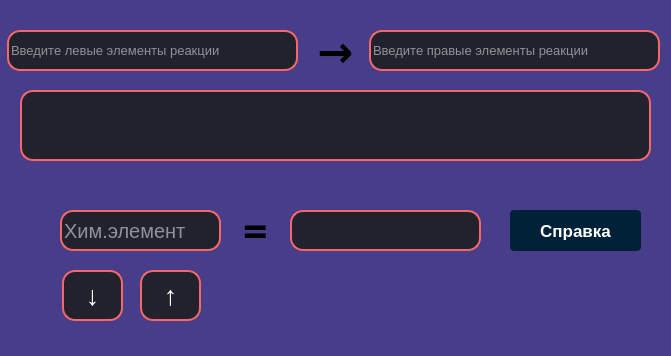
<?xml version="1.0" encoding="UTF-8"?>
<ui version="4.0">
 <class>MainWindow</class>
 <widget class="QMainWindow" name="MainWindow">
  <property name="geometry">
   <rect>
    <x>0</x>
    <y>0</y>
    <width>671</width>
    <height>356</height>
   </rect>
  </property>
  <property name="font">
   <font>
    <pointsize>7</pointsize>
    <underline>false</underline>
   </font>
  </property>
  <property name="windowTitle">
   <string>MainWindow</string>
  </property>
  <property name="styleSheet">
   <string notr="true">background-color: #483D8B;</string>
  </property>
  <widget class="QWidget" name="centralwidget">
   <widget class="QLineEdit" name="left">
    <property name="geometry">
     <rect>
      <x>7</x>
      <y>30</y>
      <width>291</width>
      <height>41</height>
     </rect>
    </property>
    <property name="font">
     <font>
      <pointsize>10</pointsize>
      <underline>false</underline>
     </font>
    </property>
    <property name="styleSheet">
     <string notr="true">background-color: #22222e;
color:white;
border: 2px solid #f66867;
border-radius: 13

</string>
    </property>
    <property name="placeholderText">
     <string>Введите левые элементы реакции</string>
    </property>
   </widget>
   <widget class="QLineEdit" name="right">
    <property name="geometry">
     <rect>
      <x>369</x>
      <y>30</y>
      <width>291</width>
      <height>41</height>
     </rect>
    </property>
    <property name="font">
     <font>
      <pointsize>10</pointsize>
      <weight>50</weight>
      <italic>false</italic>
      <bold>false</bold>
      <underline>false</underline>
      <strikeout>false</strikeout>
      <kerning>true</kerning>
     </font>
    </property>
    <property name="cursor">
     <cursorShape>IBeamCursor</cursorShape>
    </property>
    <property name="styleSheet">
     <string notr="true">background-color: #22222e;
color:white;
border: 2px solid #f66867;
border-radius: 13

</string>
    </property>
    <property name="placeholderText">
     <string>Введите правые элементы реакции</string>
    </property>
   </widget>
   <widget class="QLabel" name="answ1">
    <property name="geometry">
     <rect>
      <x>20</x>
      <y>90</y>
      <width>631</width>
      <height>71</height>
     </rect>
    </property>
    <property name="font">
     <font>
      <pointsize>16</pointsize>
      <underline>false</underline>
     </font>
    </property>
    <property name="styleSheet">
     <string notr="true">background-color: #22222e;
color:white;
border: 2px solid #f66867;
border-radius: 13
</string>
    </property>
    <property name="text">
     <string/>
    </property>
    <property name="alignment">
     <set>Qt::AlignHCenter|Qt::AlignTop</set>
    </property>
   </widget>
   <widget class="QPushButton" name="equalizer">
    <property name="geometry">
     <rect>
      <x>310</x>
      <y>30</y>
      <width>51</width>
      <height>41</height>
     </rect>
    </property>
    <property name="font">
     <font>
      <family>Rockwell</family>
      <pointsize>32</pointsize>
      <weight>75</weight>
      <bold>true</bold>
      <underline>false</underline>
      <stylestrategy>PreferDefault</stylestrategy>
      <kerning>true</kerning>
     </font>
    </property>
    <property name="contextMenuPolicy">
     <enum>Qt::DefaultContextMenu</enum>
    </property>
    <property name="styleSheet">
     <string notr="true">QPushButton{
 border 2px;
 border-radius: 12;
 color: black;
}
QPushButton:hover{
  background-color: #ff7370;
}</string>
    </property>
    <property name="text">
     <string>→</string>
    </property>
    <property name="iconSize">
     <size>
      <width>30</width>
      <height>30</height>
     </size>
    </property>
   </widget>
   <widget class="QLineEdit" name="chemel">
    <property name="geometry">
     <rect>
      <x>60</x>
      <y>210</y>
      <width>161</width>
      <height>41</height>
     </rect>
    </property>
    <property name="font">
     <font>
      <pointsize>15</pointsize>
      <underline>false</underline>
     </font>
    </property>
    <property name="styleSheet">
     <string notr="true">background-color: #22222e;
color:white;
border: 2px solid #f66867;
border-radius: 13

</string>
    </property>
    <property name="placeholderText">
     <string>Хим.элемент</string>
    </property>
   </widget>
   <widget class="QPushButton" name="mass">
    <property name="geometry">
     <rect>
      <x>230</x>
      <y>210</y>
      <width>51</width>
      <height>41</height>
     </rect>
    </property>
    <property name="font">
     <font>
      <family>Rockwell</family>
      <pointsize>32</pointsize>
      <weight>75</weight>
      <bold>true</bold>
      <underline>false</underline>
      <stylestrategy>PreferDefault</stylestrategy>
      <kerning>true</kerning>
     </font>
    </property>
    <property name="contextMenuPolicy">
     <enum>Qt::DefaultContextMenu</enum>
    </property>
    <property name="styleSheet">
     <string notr="true">QPushButton{
 border 2px;
 border-radius: 12;
 color: black;
}
QPushButton:hover{
  background-color: #ff7370;
}</string>
    </property>
    <property name="text">
     <string>=</string>
    </property>
    <property name="iconSize">
     <size>
      <width>30</width>
      <height>30</height>
     </size>
    </property>
   </widget>
   <widget class="QLabel" name="answ2">
    <property name="geometry">
     <rect>
      <x>290</x>
      <y>210</y>
      <width>191</width>
      <height>41</height>
     </rect>
    </property>
    <property name="font">
     <font>
      <pointsize>15</pointsize>
      <underline>false</underline>
     </font>
    </property>
    <property name="styleSheet">
     <string notr="true">background-color: #22222e;
color:white;
border: 2px solid #f66867;
border-radius: 13

</string>
    </property>
    <property name="text">
     <string/>
    </property>
   </widget>
   <widget class="QPushButton" name="help">
    <property name="geometry">
     <rect>
      <x>510</x>
      <y>210</y>
      <width>131</width>
      <height>41</height>
     </rect>
    </property>
    <property name="font">
     <font>
      <pointsize>13</pointsize>
      <weight>75</weight>
      <bold>true</bold>
      <underline>false</underline>
     </font>
    </property>
    <property name="cursor">
     <cursorShape>WhatsThisCursor</cursorShape>
    </property>
    <property name="styleSheet">
     <string notr="true">QPushButton {
 background-color: #002137;
 color: White;
 border-radius: 4px;
 }
QPushButton:hover {
 background-color:rgb(31,101,163) ; 
}</string>
    </property>
    <property name="text">
     <string>Справка</string>
    </property>
   </widget>
   <widget class="QPushButton" name="previous">
    <property name="geometry">
     <rect>
      <x>62</x>
      <y>270</y>
      <width>61</width>
      <height>51</height>
     </rect>
    </property>
    <property name="font">
     <font>
      <pointsize>20</pointsize>
     </font>
    </property>
    <property name="styleSheet">
     <string notr="true">background-color: #22222e;
color:white;
border: 2px solid #f66867;
border-radius: 13

</string>
    </property>
    <property name="text">
     <string>↓</string>
    </property>
   </widget>
   <widget class="QPushButton" name="next">
    <property name="geometry">
     <rect>
      <x>140</x>
      <y>270</y>
      <width>61</width>
      <height>51</height>
     </rect>
    </property>
    <property name="font">
     <font>
      <pointsize>20</pointsize>
     </font>
    </property>
    <property name="styleSheet">
     <string notr="true">background-color: #22222e;
color:white;
border: 2px solid #f66867;
border-radius: 13

</string>
    </property>
    <property name="text">
     <string>↑</string>
    </property>
   </widget>
  </widget>
  <widget class="QStatusBar" name="statusbar"/>
 </widget>
 <resources/>
 <connections/>
</ui>
